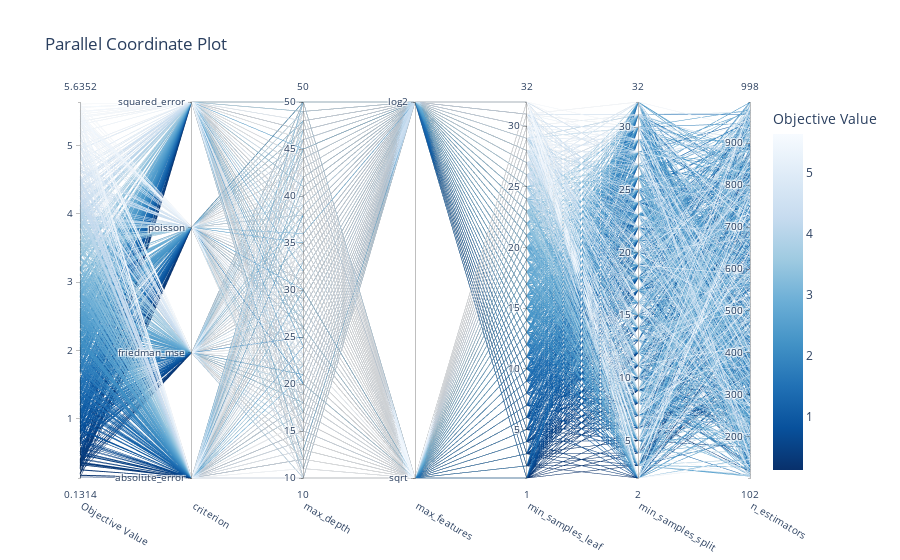

The cell this chart's notebook holds for it:
### Code cell
optuna.visualization.plot_parallel_coordinate(study)

### Figure 1 — Plotly figure (JSON) as saved in the notebook; plotly's stock layout.template omitted (floating-point values rounded to 4 significant figures; data arrays with more than 128 entries replaced by an {"elided": "..."} marker saying what was removed)
{"data": [{"dimensions": [{"label": "Objective Value", "range": [0.1314, 5.635], "values": {"elided": "1000 float values"}}, {"label": "criterion", "range": [0, 3], "ticktext": ["absolute_error", "friedman_mse", "poisson", "squared_error"], "tickvals": [0, 1, 2, 3], "values": {"elided": "1000 int values"}}, {"label": "max_depth", "range": [10, 50], "values": {"elided": "1000 int values"}}, {"label": "max_features", "range": [0, 1], "ticktext": ["sqrt", "log2"], "tickvals": [0, 1], "values": {"elided": "1000 int values"}}, {"label": "min_samples_leaf", "range": [1, 32], "values": {"elided": "1000 int values"}}, {"label": "min_samples_split", "range": [2, 32], "values": {"elided": "1000 int values"}}, {"label": "n_estimators", "range": [102, 998], "values": {"elided": "1000 int values"}}], "labelangle": 30, "labelside": "bottom", "line": {"color": {"elided": "1000 float values"}, "colorbar": {"title": {"text": "Objective Value"}}, "colorscale": [[0, "rgb(247,251,255)"], [0.125, "rgb(222,235,247)"], [0.25, "rgb(198,219,239)"], [0.375, "rgb(158,202,225)"], [0.5, "rgb(107,174,214)"], [0.625, "rgb(66,146,198)"], [0.75, "rgb(33,113,181)"], [0.875, "rgb(8,81,156)"], [1, "rgb(8,48,107)"]], "reversescale": true, "showscale": true}, "type": "parcoords"}], "layout": {"title": {"text": "Parallel Coordinate Plot"}}}
